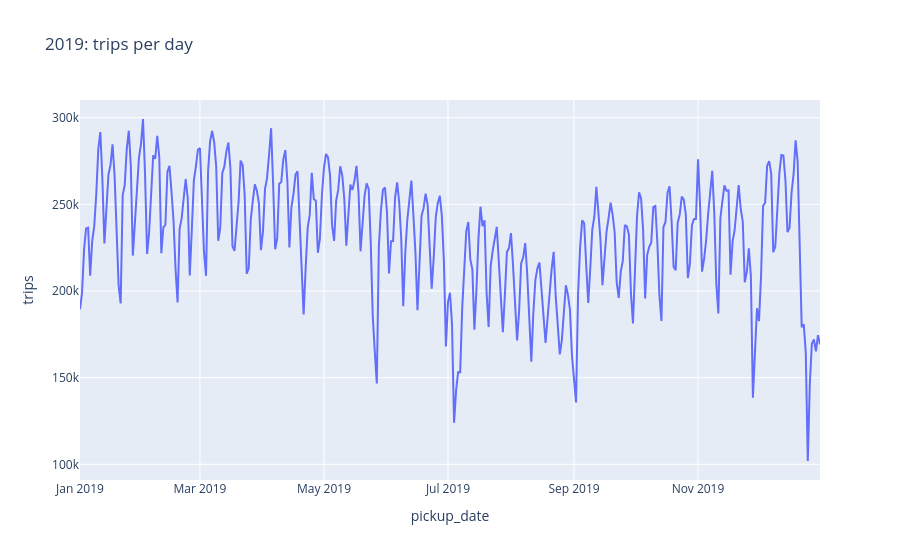

Source (notebook cell):
### Code cell
# 4. Daily trips over 2019
df_2019_daily.orderBy("pickup_date").plot.line(x="pickup_date", y="trips", title="2019: trips per day")

### Figure 1 — Plotly figure (JSON) as saved in the notebook; plotly's stock layout.template omitted (floating-point values rounded to 4 significant figures; data arrays with more than 128 entries replaced by an {"elided": "..."} marker saying what was removed)
{"data": [{"hovertemplate": "pickup_date=%{x}<br>trips=%{y}<extra></extra>", "legendgroup": "", "line": {"color": "#636efa", "dash": "solid"}, "marker": {"symbol": "circle"}, "mode": "lines", "name": "", "orientation": "v", "showlegend": false, "type": "scatter", "x": {"elided": "365 str values"}, "xaxis": "x", "y": {"elided": "365 int values"}, "yaxis": "y"}], "layout": {"legend": {"tracegroupgap": 0}, "title": {"text": "2019: trips per day"}, "xaxis": {"anchor": "y", "domain": [0.0, 1.0], "title": {"text": "pickup_date"}}, "yaxis": {"anchor": "x", "domain": [0.0, 1.0], "title": {"text": "trips"}}}}
